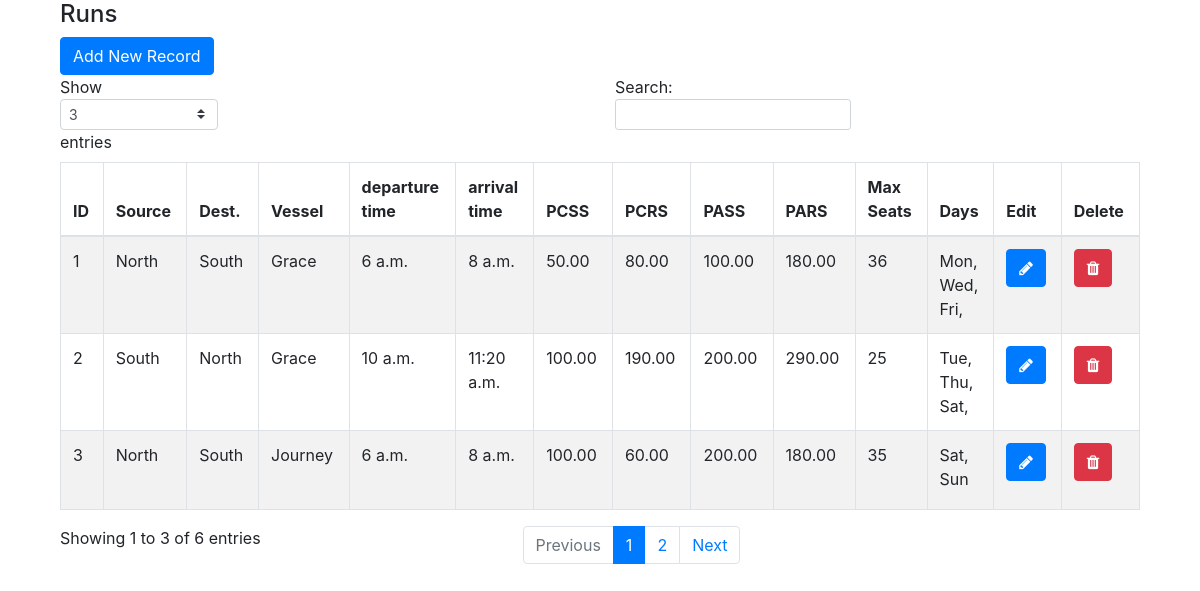
The app's page /runs/ with its own data.
### run/models.py (models this page shows)
class Run(models.Model):
    vessel_name = models.ForeignKey(Vessel, on_delete=models.SET_NULL,related_name='+',null=True)
    source = models.CharField(max_length=20, null=True)
    destination = models.CharField(max_length=20, null=True)
    departure_time = models.TimeField(null=True)
    arrival_time = models.TimeField(null=True)
    PASS = models.DecimalField(null=True, max_digits=10, decimal_places=2)
    PARS = models.DecimalField(null=True, max_digits=10, decimal_places=2)
    PCSS = models.DecimalField(null=True, max_digits=10, decimal_places=2)
    PCRS = models.DecimalField(null=True, max_digits=10, decimal_places=2)
    max_seats = models.PositiveIntegerField(null=True)
    Mon = models.BooleanField(default=False)
    Tue = models.BooleanField(default=False)
    Wed = models.BooleanField(default=False)
    Thu = models.BooleanField(default=False)
    Fri = models.BooleanField(default=False)
    Sat = models.BooleanField(default=False)
    Sun = models.BooleanField(default=False)

### vessel/models.py (models this page shows)
class Vessel(models.Model):
    vessel_name = models.CharField(max_length=30)
    def __str__(self):
        return self.vessel_name

### manager/views.py (the view)
# urls.py: path('runs/',get_runs),
def get_runs(request):
    runs = Run.objects.all()
    context = {
        'runs' : runs
    }
    print(context)
    return render(request, 'runs.html',context)

### templates/runs.html (shortened to what this page needs)
{% extends 'admin_base.html' %}
{% block content %}
<div class='container'>
    <div class='row'>
        <div class="col-md-12">
            <h4>Runs</h4> <span><a href="/addrun" class="btn btn-primary">Add New Record</a></span>
            <div class="table-responsive">
                <table id="bootstrapdatatable" class="table table-striped table-bordered" width="100%">
                    <thead>
                        <th>ID</th>
                        <th>Source</th>
                        <th>Dest.</th>
                        <th>Vessel</th>
                        <th>departure time</th>
                        <th>arrival time</th>
                        <th>PCSS</th>
                        <th>PCRS</th>
                        <th>PASS</th>
                        <th>PARS</th>
                        <th>Max Seats</th>
                        <th>Days</th>
                        <th>Edit</th>
                        <th>Delete</th>
                    </thead>
                    <tbody>
                    {% for run in runs %}
                        <tr>
                            <td>{{run.id}}</td>
                            <td>{{run.source}}</td>
                            <td>{{run.destination}}</td>
                            <td>{{run.vessel_name}}</td>
                            <td>{{ run.departure_time }}</td>
                            <td>{{ run.arrival_time }}</td>
                            <td>{{ run.PCSS }}</td>
                            <td>{{ run.PCRS }}</td>
                            <td>{{ run.PASS }}</td>
                            <td>{{ run.PARS }}</td>
                            <td>{{ run.max_seats }}</td>
                            <td>
                                {% if run.Mon %}Mon,{% endif %}
                                {% if run.Tue %}Tue,{% endif %}
                                {% if run.Wed %}Wed,{% endif %}
                                {% if run.Thu %}Thu,{% endif %}
                                {% if run.Fri %}Fri,{% endif %}
                                {% if run.Sat %}Sat,{% endif %}
                                {% if run.Sun %}Sun{% endif %}
                            </td>
                        <td><p data-placement="top" data-toggle="tooltip" title="Edit"><a href="/editrun/{{ run.id }}" class="btn btn-primary btn-xs" data-title="Edit" ><span><i class="fa fa-pencil" aria-hidden="true"></span></i></a></p></td>
                        <td><p data-placement="top" data-toggle="tooltip" title="Delete"><a href="/deleterun/{{ run.id }}" class="btn btn-danger btn-xs" data-title="Delete"><span><i class="fa fa-trash" aria-hidden="true"></i></span></a></p></td>
                        </tr>
                    {% endfor %}
                    </tbody>
                </table>
            </div>
        </div>
    </div>
</div>
{% endblock %}

### records on screen
Run: id "1", source "North", destination "South", vessel_name "Grace", departure_time "6 a.m.", arrival_time "8 a.m.", PCSS "50.00", PCRS "80.00", PASS "100.00", PARS "180.00", max_seats "36", Mon "Mon,", Wed "Wed,", Fri "Fri,"
Run: id "2", source "South", destination "North", vessel_name "Grace", departure_time "10 a.m.", arrival_time "11:20 a.m.", PCSS "100.00", PCRS "190.00", PASS "200.00", PARS "290.00", max_seats "25", Tue "Tue,", Thu "Thu,", Sat "Sat,"
Run: id "3", source "North", destination "South", vessel_name "Journey", departure_time "6 a.m.", arrival_time "8 a.m.", PCSS "100.00", PCRS "60.00", PASS "200.00", PARS "180.00", max_seats "35", Sat "Sat,", Sun "Sun"
